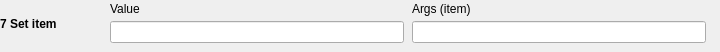
  <widget class="caFrame" name="editActionFrame7">
   <property name="geometry"><rect><x>180</x><y>258</y><width>720</width><height>52</height></rect></property>
   <property name="visibility"><enum>caFrame::Calc</enum></property>
   <property name="visibilityCalc"><string notr="true">A==7</string></property>
   <property name="channel" stdset="0"><string notr="true">$(SEQ_PFX)Edit-Action</string></property>
   <widget class="caLabel" name="editActionName7">
    <property name="geometry"><rect><x>0</x><y>2</y><width>105</width><height>43</height></rect></property>
    <property name="font"><font><bold>true</bold></font></property>
    <property name="wordWrap"><bool>true</bool></property>
    <property name="text"><string>7 Set item</string></property>
   </widget>
   <widget class="caLabel" name="editPositionLabelA7_0"><property name="geometry"><rect><x>110</x><y>0</y><width>294</width><height>18</height></rect></property><property name="text"><string>Value</string></property></widget>
   <widget class="caTextEntry" name="editPositionA7_0"><property name="geometry"><rect><x>110</x><y>21</y><width>294</width><height>22</height></rect></property><property name="channel" stdset="0"><string notr="true">$(SEQ_PFX)Edit-Position</string></property></widget>
   <widget class="caLabel" name="editArgsLabelA7_1"><property name="geometry"><rect><x>412</x><y>0</y><width>294</width><height>18</height></rect></property><property name="text"><string>Args (item)</string></property></widget>
   <widget class="caTextEntry" name="editArgsA7_1"><property name="geometry"><rect><x>412</x><y>21</y><width>294</width><height>22</height></rect></property><property name="channel" stdset="0"><string notr="true">$(SEQ_PFX)Edit-Args</string></property><property name="formatType"><enum>caLineEdit::string</enum></property></widget>
  </widget>
